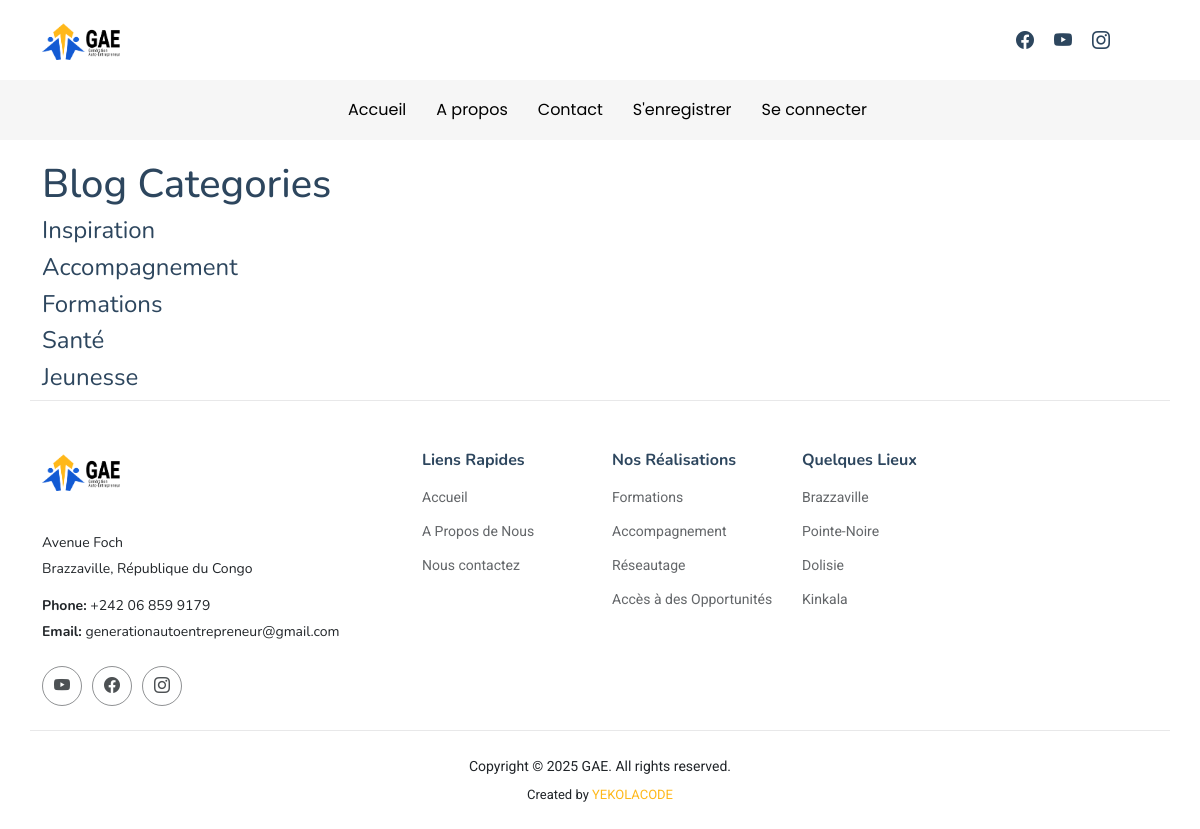
The page /category-list/ on the database as committed earlier.
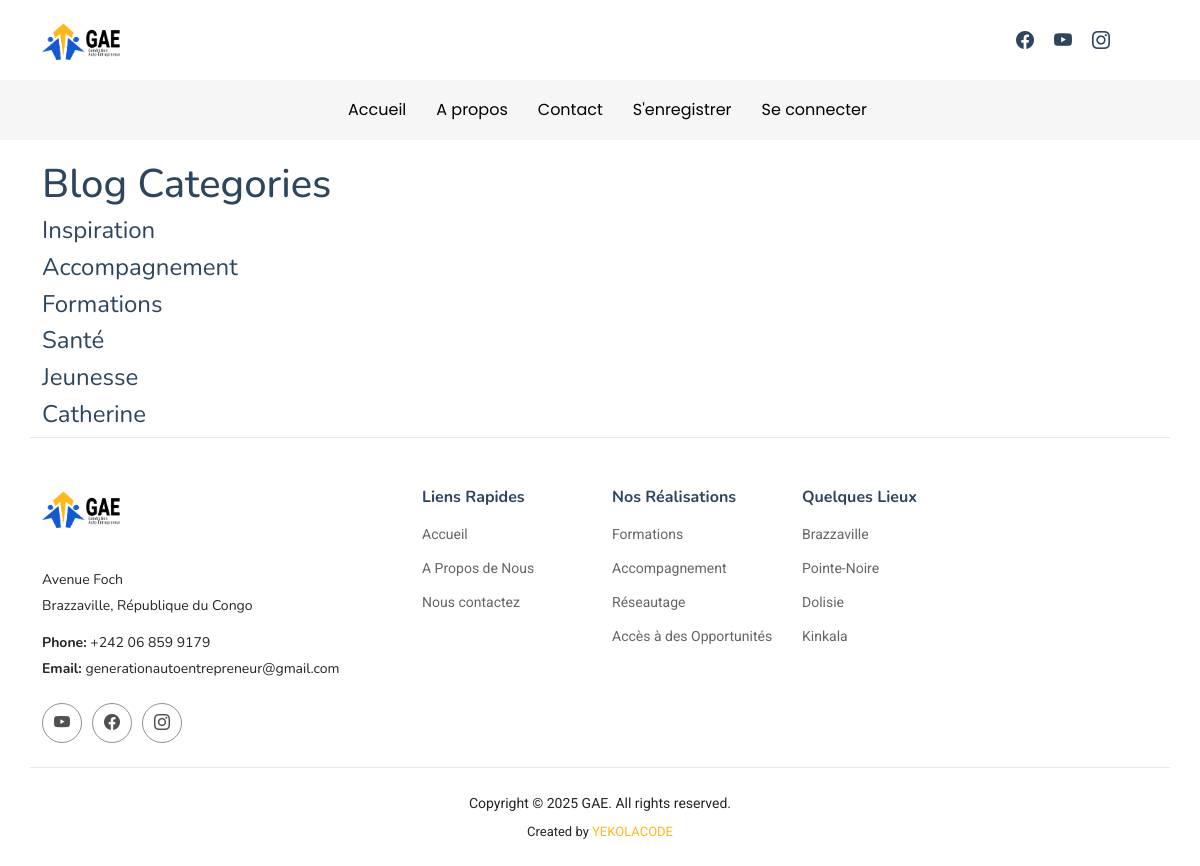
The same page on the database as committed later.
### app/models.py (models this page shows, shortened)
class Category(models.Model):
    name = models.CharField(max_length=255)
    def __str__(self):
        return self.name

### app/views.py (the view)
# urls.py: path('category-list/', CategoryListView, name='category-list'),
def CategoryListView(request):
    cat_menu_list = Category.objects.all()
    return render(request, 'category_list.html', {'cat_menu_list':cat_menu_list})

### app/templates/category_list.html (shortened to what this page needs)
{% extends 'base.html' %} {% load static %} {%block content %}
<h1>Blog Categories</h1>
{% for item in cat_menu_list %}
<h4>
  <a class="dropdown-item" href="{% url 'category' item|slugify %}">{{item}}</a>
</h4>
{% endfor %} {% endblock %}

Rows that differ between the two databases and show on the page:
added Category: name "Catherine"
